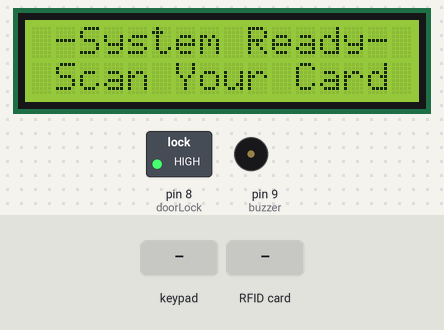
This sketch was run on a simulated Arduino Uno, built with avr-gcc and run on an emulated ATmega328P. On the bench: 16×2 character LCD, switched loads named in the sketch (green lamp = pin HIGH), buzzer (waves = sounding). The inputs (shaded band) are chosen by the test bench. Pins used as bus, display or sensor lines are not drawn; what the sketch prints to the serial monitor is not drawn.

Above: at 3.3 s.
3.4 s: keypad keys 1 4 7 8 * pressed 0.4 s apart
At 6.7 s:
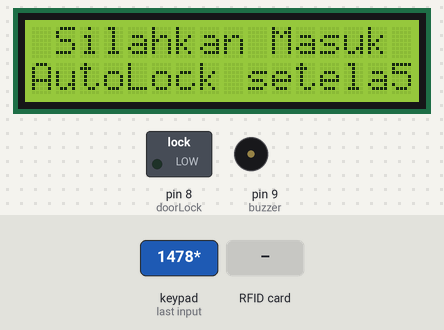
6.9 s: RFID card 5E 7A 19 C4 held to the reader
At 12.0 s:
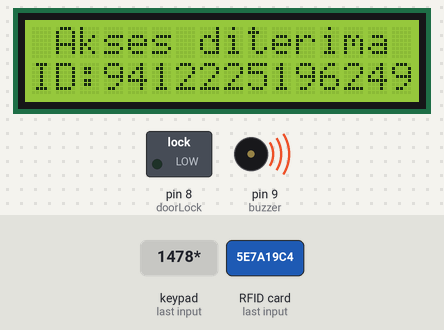
15.9 s: key '*' pressed
At 18.8 s:
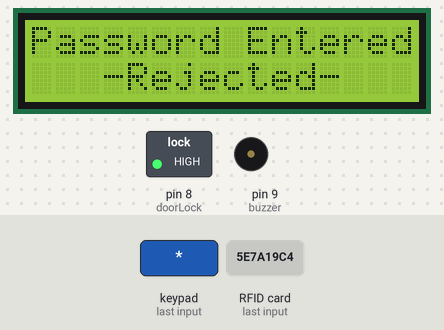
18.9 s: key '1' pressed
At 19.8 s:
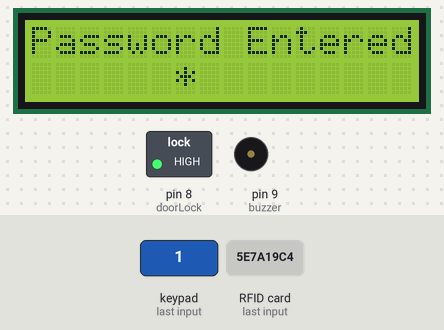
20.7 s: key '2' pressed
At 21.2 s:
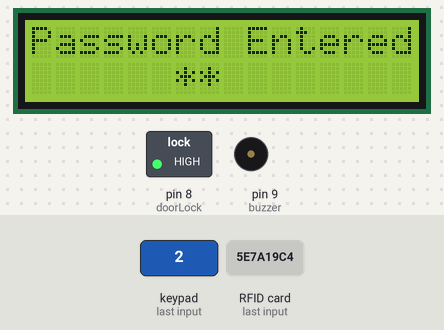
22.2 s: keypad keys 1 4 7 8 # pressed 0.4 s apart
At 23.9 s:
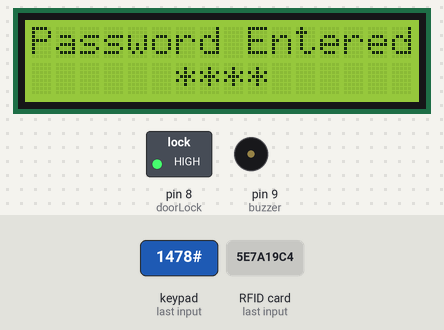
Timing chart, 0 to 25.4 s (numbered marks = the images above; inputs shaded):
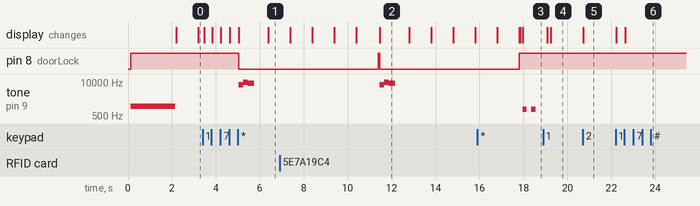

Measured:
- after the input at 3.4 s, pin 8 (doorLock): HIGH → LOW after 1.6 s; tone on pin 9 (buzzer): silent → 7777 Hz after 1.6 s, → 9999 Hz 0.20 s later, → 8888 Hz 0.20 s later, → silent 0.30 s later; the display: first changes after 0.06 s (image 1 shows a later state)
- after the input at 6.9 s, tone on pin 9 (buzzer): silent → 7777 Hz after 4.6 s, → 9999 Hz 0.20 s later, → 8888 Hz 0.20 s later, → silent 0.30 s later; the display: first differs from a run without the input after 4.6 s (image 2)
- after the input at 15.9 s, tone on pin 9 (buzzer): alternates 900 Hz for 0.20 s and silent for 0.20 s, starting after 2.1 s; the display: first differs from a run without the input after 2.1 s (image 3)
- after the input at 18.9 s, the display: first differs from a run without the input after 0.35 s (image 4)
- after the input at 20.7 s, the display: changes at once (image 5)
- after the input at 22.2 s, the display: first changes at once (image 6 shows a later state)
- what the display in image 2 shows lasts 1.3 s, from 11.5 s to 12.8 s

The sketch:

RC522_RFID_DoorLock.ino
```cpp
/*----------------rfid RC522 DoorLock-------------------*/
/*-------------Source Code by---------------------------*/
/*------Modified & Adapted by Habib.m @Hab_mz-----------*/
/*-----------------------V1.1---------------------------*/

//Coding berikut dibuat oleh Dani untuk www.belajarduino.com
//Semoga bermanfaat bagi yang sedang belajar RFID system
//Support by RAJACELL - BEKASI
//Semua module yang dibutuhkan dapat dibeli di www.tokopedia.com/rajacell

#include <RFID.h>

#include <Wire.h>  // i2C Conection Library
#include <LiquidCrystal_I2C.h>  //Memanggil i2C LCD Library
#include <Password.h> //http://www.arduino.cc/playground/uploads/Code/Password.zip
#include <Keypad.h> //http://www.arduino.cc/playground/uploads/Code/Keypad.zip
#include <SPI.h>
#include <LCD.h>

#define SS_PIN 10
#define RST_PIN 9

RFID rfid(SS_PIN,RST_PIN);
int serNum[5];          //Variable buffer Scan Card
int cards[][5] = {      //ID Kartu yang diperbolehkan masuk
  {73,3,217,227}

};

bool access = false;

LiquidCrystal_I2C lcd(0x3F ,2,1,0,4,5,6,7,3, POSITIVE);
Password password = Password("1478"); //<-- TULIS PASSWORD SISTEM ANDA DISINI

const byte ROWS = 4;
const byte COLS = 4;
char keys[ROWS][COLS] = {
{'1','2','3','A'},
{'4','5','6','B'},
{'7','8','9','C'},
{'*','0','#','D'}
};

byte rowPins[ROWS] = { 7, 6, 5, 4 };
byte colPins[COLS] = { 3, 2, 1, 0 };
Keypad keypad = Keypad( makeKeymap(keys), rowPins, colPins, ROWS, COLS );


const int buzzer = 9;   //Passive buzzer ke Pin D7 dan GND
const int doorLock = 8; //Driver Selenoid Door Lock/Relay input ke pin D8

int alarm = 0;
uint8_t alarmStat = 0;
uint8_t maxError = 5;

unsigned long previousMillis = 0;
const long interval = 1000;
uint8_t pwMode=0;
uint8_t pwPos=0;

void setup(){
    Serial.begin(9600);
    lcd.begin(16,2);
    SPI.begin();
    rfid.init();
    keypad.addEventListener(keypadEvent); //add an event listener for this keypad

    pinMode(doorLock, OUTPUT);
    digitalWrite(doorLock, HIGH);

  tone (buzzer,1200);
  lcd.setCursor (0,0);
  lcd.print(F("  RFID System   "));
  lcd.setCursor (0,1);
  lcd.print(F(" Control Access "));
  delay (2000);
  lcd.clear();
  noTone (buzzer);
}

void loop(){
  keypad.getKey();  //Reading Keypad

  if (alarm >= maxError){
    alarmStat = 1;    }

  if (alarmStat == 0 && pwMode == 0){
  lcd.setCursor (0,0);
  lcd.print(F(" -System Ready- "));
  unsigned long currentMillis = millis();

//Membuat perubahan tulisan pada LCD tanpa menggunakan delay
//Pada sistem stanby sama sekali tidak boleh ada delay untuk menghindari Keypad NGADAT

/*if (currentMillis - previousMillis >= interval) {
      //previousMillis = currentMillis;
  lcd.setCursor (0,1);
  lcd.print(F(" Scan Your Card "));
  } */
  if (currentMillis - previousMillis >= interval) {
      //previousMillis = currentMillis;
  lcd.setCursor (0,1);
  lcd.print(F(" Scan Your Card "));
  }

  if (currentMillis - previousMillis >= (2*interval)) {
      previousMillis = currentMillis;
  lcd.setCursor (0,1);
  lcd.print(F(" Enter Password "));
  }

    if(rfid.isCard()){

        if(rfid.readCardSerial()){
            Serial.print(rfid.serNum[0]);
            Serial.print(" ");
            Serial.print(rfid.serNum[1]);
            Serial.print(" ");
            Serial.print(rfid.serNum[2]);
            Serial.print(" ");
            Serial.print(rfid.serNum[3]);
            Serial.print(" ");
            Serial.print(rfid.serNum[4]);
            Serial.println("");

            for(int x = 0; x < sizeof(cards); x++){
              for(int i = 0; i < sizeof(rfid.serNum); i++ ){
                  if(rfid.serNum[i] != cards[x][i]) {
                      access = true;
                      break;
                  } else {
                      access = false;
                  }
              }
              if(access) break;
            }
        }

       if(access){
          Serial.println("Welcome!");
          lcd.setCursor (0,0);
          lcd.print(F(" Akses diterima "));
          lcd.setCursor (0,1);
          lcd.print("ID:");
          lcd.print(rfid.serNum[0]); lcd.print(rfid.serNum[1]);
          lcd.print(rfid.serNum[2]); lcd.print(rfid.serNum[3]);
          lcd.print(rfid.serNum[4]);
          ACCEPT ();
           }

      else {
           alarm = alarm+1;
           Serial.println("Not allowed!");
           lcd.setCursor (0,0);
           lcd.print(F(" Akses ditolak  "));
           lcd.setCursor (0,1);
           lcd.print("ID:");
           lcd.print(rfid.serNum[0]); lcd.print(rfid.serNum[1]);
           lcd.print(rfid.serNum[2]); lcd.print(rfid.serNum[3]);
           lcd.print(rfid.serNum[4]);
           RIJECT ();
       }
    }
//Coding berikut dibuat oleh Dani untuk www.belajarduino.com
//Semoga bermanfaat bagi yang sedang belajar RFID system
//Support by RAJACELL - BEKASI
//Semua module yang dibutuhkan dapat dibeli di www.tokopedia.com/rajacell
    rfid.halt();
}
if (alarmStat == 1) {
  lcd.setCursor (0,0);
  lcd.print(F("-System LOCKED- "));
  lcd.setCursor (0,1);
  lcd.print(F(" Please Wait "));
for(int i=60; i>0; i--){
tone (buzzer,9000);
delay(300);
tone (buzzer,10000);
delay(300);
lcd.setCursor (13,1); lcd.print(i);
lcd.print(F("  "));delay (1000);}
noTone (buzzer);
alarmStat = 0;
alarm = 0;
  }
}
//Coding berikut dibuat oleh Dani untuk www.belajarduino.com
//Semoga bermanfaat bagi yang sedang belajar RFID system
//Support by RAJACELL - BEKASI
//Semua module yang dibutuhkan dapat dibeli di www.tokopedia.com/rajacell
void keypadEvent(KeypadEvent eKey){
  switch (keypad.getState()){
  case PRESSED:
  Serial.print("Pressed: ");
  Serial.println(eKey);

  pwMode =1;
  pwPos=pwPos+1;
  if(pwPos==1){lcd.clear();}
  lcd.setCursor (0,0);
  lcd.print(F("Password Entered"));
  if(pwPos<5){lcd.setCursor (5+pwPos,1);
  lcd.print(F("*"));}

  switch (eKey){
    case '*': checkPassword(); break;
    //case '#': password.reset(); break;

    default: password.append(eKey);
     }
  }
}
//Coding berikut dibuat oleh Dani untuk www.belajarduino.com
//Semoga bermanfaat bagi yang sedang belajar RFID system
//Support by RAJACELL - BEKASI
//Semua module yang dibutuhkan dapat dibeli di www.tokopedia.com/rajacell
void checkPassword(){
  if (password.evaluate()){

    Serial.println("Password OK");
    lcd.setCursor (0,1);
    lcd.print(F("   -Accepted-   "));
    ACCEPT ();
    password.reset();
    pwPos=0;
    //Add code to run if it works

  }else{
    Serial.println("Password SALAH");
    lcd.setCursor (0,1);
    lcd.print(F("   -Rejected-   "));
    alarm = alarm+1;
    RIJECT ();
    password.reset();
    pwPos=0;
    //add code to run if it did not work
  }
}
//Coding berikut dibuat oleh Dani untuk www.belajarduino.com
//Semoga bermanfaat bagi yang sedang belajar RFID system
//Support by RAJACELL - BEKASI
//Semua module yang dibutuhkan dapat dibeli di www.tokopedia.com/rajacell
void ACCEPT () {
           digitalWrite(doorLock, LOW);
           tone (buzzer,7777);
           delay(200);
           tone (buzzer,9999);
           delay(200);
           tone (buzzer,8888 );
           delay(300);
           noTone(buzzer);
           delay(600);
           lcd.setCursor (0,0);
           lcd.print(F(" Silahkan Masuk "));
           lcd.setCursor (0,1);
           lcd.print(F("AutoLock setelah"));
           for(int i=5; i>0; i--){
            lcd.setCursor (15,1); lcd.print(i);
            delay (1000);
           }
           digitalWrite(doorLock, HIGH);
           pwMode =0;
           lcd.clear();}
//Coding berikut dibuat oleh Dani untuk www.belajarduino.com
//Semoga bermanfaat bagi yang sedang belajar RFID system
//Support by RAJACELL - BEKASI
//Semua module yang dibutuhkan dapat dibeli di www.tokopedia.com/rajacell
void RIJECT () {
           tone (buzzer,900);
           delay(200);
           noTone(buzzer);
           delay(200);
           tone (buzzer,900);
           delay(200);
           noTone (buzzer);
           delay(500);
           pwMode =0;
           lcd.clear();
}

/*--------------------------------------V1.0-----------------------------------------*
#include <Keypad.h>
#include <LCD.h>
#include <Wire.h>
#include <LiquidCrystal_I2C.h>
LiquidCrystal_I2C lcd(0x3F ,2,1,0,4,5,6,7,3, POSITIVE);
int Relay = 10;
int merah = 11;
int hijau = 12;

char* password = "22";  // change the password here, just pick any 3 numbers
int position = 0;
const byte ROWS = 4;
const byte COLS = 4;
char keys[ROWS][COLS] = {
{'1','2','3','A'},
{'4','5','6','B'},
{'7','8','9','C'},
{'*','0','#','D'}
};

byte rowPins[ROWS] = { 7, 6, 5, 4 };
byte colPins[COLS] = { 3, 2, 1, 0 };
Keypad keypad = Keypad( makeKeymap(keys), rowPins, colPins, ROWS, COLS );


void setup(){
lcd.begin (16,2);
LockedPosition(true);
pinMode(merah, OUTPUT);
pinMode(hijau, OUTPUT);
pinMode(Relay, OUTPUT);


}

void loop()
{
char key = keypad.getKey();
if (key == '*' || key == '*')
{
position = 0;
LockedPosition(true);
}
if (key == password[position])
{
position ++;
}
if (position == 2)
{
LockedPosition(false);
}
delay(0);
}
void LockedPosition(int locked)
{
if (locked) //terkunci
{
lcd.clear();
lcd.setCursor(1,0);
  lcd.print("S");delay(200); lcd.print("E");delay(200);
  lcd.print("L");delay(200); lcd.print("A");delay(200);
  lcd.print("M");delay(200); lcd.print("A");delay(200);
  lcd.print("T");delay(200); lcd.print(" ");delay(500);
  lcd.print("D");delay(200); lcd.print("A");delay(200);
  lcd.print("T");delay(200); lcd.print("A");delay(200);
  lcd.print("N");delay(200); lcd.print("G");delay(1000);
  lcd.clear();
  lcd.setCursor(2,0);
  lcd.print("M");delay(200); lcd.print("A");delay(200);
  lcd.print("S");delay(200); lcd.print("U");delay(200);
  lcd.print("K");delay(200); lcd.print("K");delay(200);
  lcd.print("A");delay(200); lcd.print("N");delay(200);
  lcd.print(" ");delay(200); lcd.print("P");delay(200);
  lcd.print("I");delay(200); lcd.print("N");delay(3000);
digitalWrite(merah, LOW);
digitalWrite(hijau, HIGH);
digitalWrite(Relay, HIGH);

}
else  //terbuka
{
lcd.clear();
lcd.setCursor(1, 0);
lcd.print("Silahkan buka");


digitalWrite(merah, HIGH);
digitalWrite(hijau, LOW);
digitalWrite(Relay, LOW);
delay(1000);
digitalWrite(merah, LOW);
digitalWrite(hijau, HIGH);
digitalWrite(Relay, HIGH);
}
}*/
```
